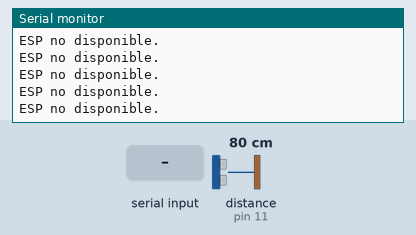
This sketch was run on a simulated Arduino Uno, built with avr-gcc and run on an emulated ATmega328P. Shown: the last lines printed to the serial monitor. Inputs (shaded band) come from the test bench; at power-on: distance to the obstacle (sensor on pin 11) 80 cm. The echo pulse lasts 58.3 µs per cm.

Above: at 1.2 s.
1.3 s: "1" received over the second serial link
At 1.33 s:
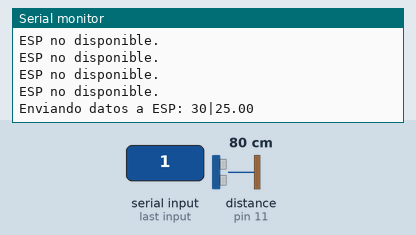
2.8 s: distance to the obstacle (sensor on pin 11) set to 2 cm
At 2.84 s:
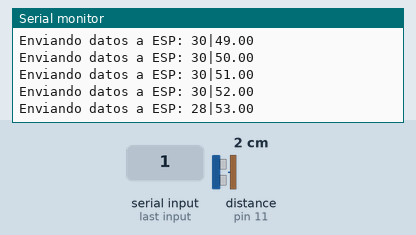
4.3 s: distance to the obstacle (sensor on pin 11) set to 4 cm
At 4.3 s:
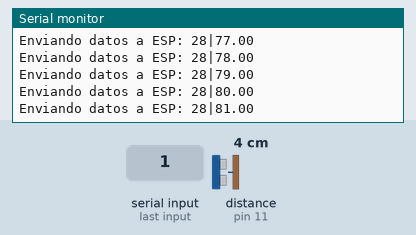
5.8 s: distance to the obstacle (sensor on pin 11) set to 9 cm
At 5.81 s:
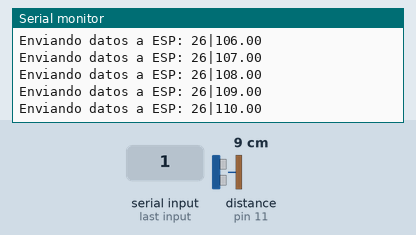
Timing chart, 0 to 8.8 s (numbered marks = the images above; inputs shaded):
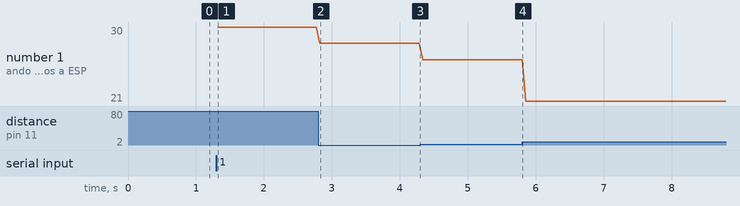

The sketch:

bascula_tallimetro.ino
```cpp
#include <Wire.h>
#include <NewPing.h>
#include <SoftwareSerial.h>

#define ULTRA_TRIGGER_PIN  12
#define ULTRA_ECHO_PIN     11
#define ULTRA_MAX_DISTANCE 30

#define ESP_SERIAL_RX 2
#define ESP_SERIAL_TX 3

String dataJSON;
int height = 0;
float weight = 0;

NewPing sonar(ULTRA_TRIGGER_PIN, ULTRA_ECHO_PIN, ULTRA_MAX_DISTANCE);
SoftwareSerial ESPserial(ESP_SERIAL_RX, ESP_SERIAL_TX);

void setup() {
  Serial.begin(115200);
  ESPserial.begin(57600);
}

void loop() {
  delay(50);
  setHeight();
  setWeight();

  sendToESP8266();
}

void setHeight() {
  int distance = sonar.ping_cm();
  if(distance > ULTRA_MAX_DISTANCE) {
    distance = distance - ULTRA_MAX_DISTANCE;
  }
  if(distance < 0) {
    distance = 0;
  }
  height = ULTRA_MAX_DISTANCE - distance;
}

void setWeight() {
  weight = weight + 1;
}

void sendToESP8266() {
  String line = String(height) + "|" + String(weight);
  if (ESPserial.available()){
    Serial.print("Enviando datos a ESP: ");
    Serial.println(line);
    ESPserial.print(line);
  } else {
    Serial.println("ESP no disponible.");
  }
}
```

Measured:
- after the input at 1.3 s, the serial monitor: prints a new line at once (image 1)
- after the input at 2.8 s, the serial monitor: prints a new line at once (image 2)
